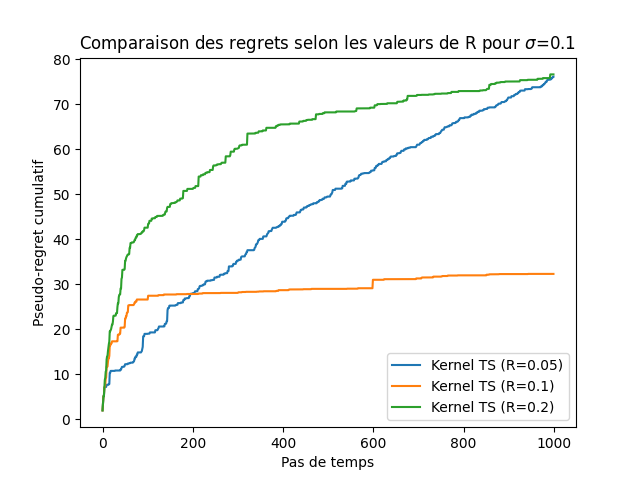

Reproduce this figure in Python.
import numpy
from os import path
from pathlib import Path
from tqdm import tqdm
from matplotlib import pyplot
from sklearn.gaussian_process import GaussianProcessRegressor
from sklearn.gaussian_process.kernels import RBF
from .a import ContextualLinGaussianBandit, KernelTS


T = 1000
K = 10
sigma = 0.1

Rs = [sigma/2, sigma, sigma*2]

Lambda = sigma**2
thetas = numpy.random.uniform(-1, 1, (K, 5))
thetas = thetas / numpy.linalg.norm(thetas, 2, axis=1, keepdims=True)
seed = 43

for R in tqdm(Rs):
  bandit = ContextualLinGaussianBandit(thetas, sigma, seed=seed)

  models = [GaussianProcessRegressor(RBF(length_scale=1), alpha=Lambda, optimizer=None, random_state=seed) for k in range(K)]
  algo = KernelTS(Lambda=Lambda, R=R, S=1, models=models, seed=seed)
  algo.execute(bandit, T)

  cumul_regret = bandit.get_cumulative_regret()

  pyplot.plot(cumul_regret, label=algo.get_name())

pyplot.title(f'Comparaison des regrets selon les valeurs de R pour $\sigma$={sigma}')
pyplot.xlabel("Pas de temps")
pyplot.ylabel("Pseudo-regret cumulatif")
pyplot.legend()
pyplot.savefig(path.join(Path.cwd(), 'q5', 'b.png'))
